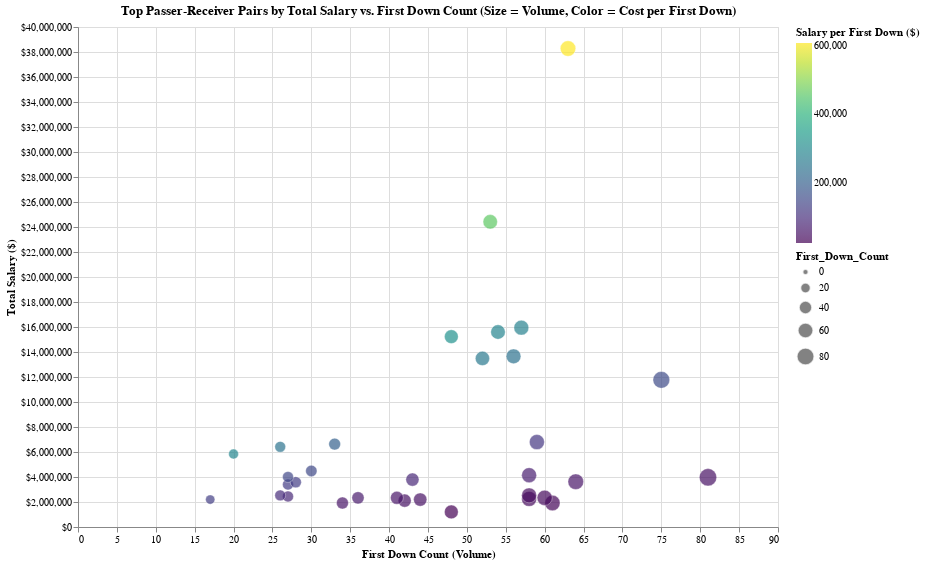

Notebook cell for this chart:
### Code cell
df_plot = pair_salary_df.copy()
df_plot['salary_per_first_down_num'] = df_plot['salary_per_first_down'].replace('[\$,]', '', regex=True).astype(float)
df_plot['total_salary'] = df_plot['total_salary'].replace('[\$,]', '', regex=True).astype(float)

# Optional: a text column to use in tooltips and labels
df_plot['label'] = df_plot.apply(
    lambda row: f"{row['posteam']}: {row['passer_player_name']} & {row['receiver_player_name']}", axis=1
)

# Base chart
base = alt.Chart(df_plot).encode(
    x=alt.X('First_Down_Count:Q', title='First Down Count (Volume)'),
    y=alt.Y('total_salary:Q', title='Total Salary ($)', 
            axis=alt.Axis(format='$,.0f')),
    size=alt.Size('First_Down_Count:Q', scale=alt.Scale(range=[30, 300])),
    color=alt.Color('salary_per_first_down_num:Q', scale=alt.Scale(scheme='viridis'),
                    title='Salary per First Down ($)'),
    tooltip=[
        'posteam:N',
        'passer_player_name:N',
        'receiver_player_name:N',
        'First_Down_Count:Q',
        alt.Tooltip('total_salary:Q', format='$,.0f'),
        alt.Tooltip('salary_per_first_down_num:Q', format='$,.0f')
    ]
)

# Scatter plot
points = base.mark_circle(opacity=0.7, stroke='white', strokeWidth=0.5)

# Combine
chart = (points).properties(
    width=700,
    height=500,
    title='Top Passer-Receiver Pairs by Total Salary vs. First Down Count\n(Size = Volume, Color = Cost per First Down)'
)

chart

### Figure 1 — Vega-Lite specification as saved in the notebook (floating-point values rounded to 4 significant figures)
{"config": {"view": {"continuousWidth": 300, "continuousHeight": 300}}, "data": {"name": "data-2b4f04489cc575783f8e4398ee3addc8"}, "mark": {"type": "circle", "opacity": 0.7, "stroke": "white", "strokeWidth": 0.5}, "encoding": {"color": {"field": "salary_per_first_down_num", "scale": {"scheme": "viridis"}, "title": "Salary per First Down ($)", "type": "quantitative"}, "size": {"field": "First_Down_Count", "scale": {"range": [30, 300]}, "type": "quantitative"}, "tooltip": [{"field": "posteam", "type": "nominal"}, {"field": "passer_player_name", "type": "nominal"}, {"field": "receiver_player_name", "type": "nominal"}, {"field": "First_Down_Count", "type": "quantitative"}, {"field": "total_salary", "format": "$,.0f", "type": "quantitative"}, {"field": "salary_per_first_down_num", "format": "$,.0f", "type": "quantitative"}], "x": {"field": "First_Down_Count", "title": "First Down Count (Volume)", "type": "quantitative"}, "y": {"axis": {"format": "$,.0f"}, "field": "total_salary", "title": "Total Salary ($)", "type": "quantitative"}}, "height": 500, "title": "Top Passer-Receiver Pairs by Total Salary vs. First Down Count\n(Size = Volume, Color = Cost per First Down)", "width": 700, "$schema": "https://vega.github.io/schema/vega-lite/v5.20.1.json", "datasets": {"data-2b4f04489cc575783f8e4398ee3addc8": [{"posteam": "BAL", "passer_player_name": "Lamar Jackson", "receiver_player_name": "Zay Flowers", "First_Down_Count": 48, "passer_match": "Lamar Jackson", "receiver_match": "Zay Flowers", "passer_salary": "$225,000.00", "receiver_salary": "$978,020.00", "total_salary": 1203000.0, "salary_per_first_down": "$25,062.92", "salary_per_first_down_num": 25060.0, "label": "BAL: Lamar Jackson & Zay Flowers"}, {"posteam": "DEN", "passer_player_name": "Bo Nix", "receiver_player_name": "Courtland Sutton", "First_Down_Count": 61, "passer_match": "Bo Nix", "receiver_match": "Courtland Sutton", "passer_salary": "$795,000.00", "receiver_salary": "$1,125,000.00", "total_salary": 1920000.0, "salary_per_first_down": "$31,475.41", "salary_per_first_down_num": 31480.0, "label": "DEN: Bo Nix & Courtland Sutton"}, {"posteam": "PHI", "passer_player_name": "Jalen Hurts", "receiver_player_name": "A.J. Brown", "First_Down_Count": 58, "passer_match": "Jalen Hurts", "receiver_match": "A.J. Brown", "passer_salary": "$1,125,000.00", "receiver_salary": "$1,125,000.00", "total_salary": 2250000.0, "salary_per_first_down": "$38,793.10", "salary_per_first_down_num": 38790.0, "label": "PHI: Jalen Hurts & A.J. Brown"}, {"posteam": "TB", "passer_player_name": "Baker Mayfield", "receiver_player_name": "Mike Evans", "First_Down_Count": 60, "passer_match": "Baker Mayfield", "receiver_match": "Mike Evans", "passer_salary": "$1,125,000.00", "receiver_salary": "$1,210,000.00", "total_salary": 2335000.0, "salary_per_first_down": "$38,916.67", "salary_per_first_down_num": 38920.0, "label": "TB: Baker Mayfield & Mike Evans"}, {"posteam": "HOU", "passer_player_name": "C.J. Stroud", "receiver_player_name": "Nico Collins", "First_Down_Count": 58, "passer_match": "C.J. Stroud", "receiver_match": "Nico Collins", "passer_salary": "$915,000.00", "receiver_salary": "$1,616,000.00", "total_salary": 2531000.0, "salary_per_first_down": "$43,637.93", "salary_per_first_down_num": 43640.0, "label": "HOU: C.J. Stroud & Nico Collins"}, {"posteam": "DET", "passer_player_name": "Jared Goff", "receiver_player_name": "Amon-Ra St. Brown", "First_Down_Count": 81, "passer_match": "Jared Goff", "receiver_match": "Amon-Ra St. Brown", "passer_salary": "$2,611,832.00", "receiver_salary": "$1,366,000.00", "total_salary": 3978000.0, "salary_per_first_down": "$49,109.04", "salary_per_first_down_num": 49110.0, "label": "DET: Jared Goff & Amon-Ra St. Brown"}, {"posteam": "SF", "passer_player_name": "Brock Purdy", "receiver_player_name": "George Kittle", "First_Down_Count": 44, "passer_match": "Brock Purdy", "receiver_match": "George Kittle", "passer_salary": "$985,000.00", "receiver_salary": "$1,210,000.00", "total_salary": 2195000.0, "salary_per_first_down": "$49,886.36", "salary_per_first_down_num": 49890.0, "label": "SF: Brock Purdy & George Kittle"}, {"posteam": "BUF", "passer_player_name": "Josh Allen", "receiver_player_name": "Khalil Shakir", "First_Down_Count": 42, "passer_match": "Josh Allen", "receiver_match": "Khalil Shakir", "passer_salary": "$1,125,000.00", "receiver_salary": "$985,000.00", "total_salary": 2110000.0, "salary_per_first_down": "$50,238.10", "salary_per_first_down_num": 50240.0, "label": "BUF: Josh Allen & Khalil Shakir"}, {"posteam": "NYG", "passer_player_name": "Daniel Jones", "receiver_player_name": "Malik Nabers", "First_Down_Count": 34, "passer_match": "Daniel Jones", "receiver_match": "Malik Nabers", "passer_salary": "$1,125,000.00", "receiver_salary": "$795,000.00", "total_salary": 1920000.0, "salary_per_first_down": "$56,470.59", "salary_per_first_down_num": 56470.0, "label": "NYG: Daniel Jones & Malik Nabers"}, {"posteam": "MIN", "passer_player_name": "Sam Darnold", "receiver_player_name": "Justin Jefferson", "First_Down_Count": 64, "passer_match": "Sam Darnold", "receiver_match": "Justin Jefferson", "passer_salary": "$2,500,000.00", "receiver_salary": "$1,125,000.00", "total_salary": 3625000.0, "salary_per_first_down": "$56,640.62", "salary_per_first_down_num": 56640.0, "label": "MIN: Sam Darnold & Justin Jefferson"}, {"posteam": "MIA", "passer_player_name": "Tua Tagovailoa", "receiver_player_name": "Tyreek Hill", "First_Down_Count": 41, "passer_match": "Tua Tagovailoa", "receiver_match": "Tyreek Hill", "passer_salary": "$1,125,000.00", "receiver_salary": "$1,210,000.00", "total_salary": 2335000.0, "salary_per_first_down": "$56,951.22", "salary_per_first_down_num": 56950.0, "label": "MIA: Tua Tagovailoa & Tyreek Hill"}, {"posteam": "CLE", "passer_player_name": "Jameis Winston", "receiver_player_name": "Jerry Jeudy", "First_Down_Count": 36, "passer_match": "Jameis Winston", "receiver_match": "Jerry Jeudy", "passer_salary": "$1,210,000.00", "receiver_salary": "$1,125,000.00", "total_salary": 2335000.0, "salary_per_first_down": "$64,861.11", "salary_per_first_down_num": 64860.0, "label": "CLE: Jameis Winston & Jerry Jeudy"}, {"posteam": "NYJ", "passer_player_name": "Aaron Rodgers", "receiver_player_name": "Garrett Wilson", "First_Down_Count": 58, "passer_match": "Aaron Rodgers", "receiver_match": "Garrett Wilson", "passer_salary": "$3,161,112.00", "receiver_salary": "$985,000.00", "total_salary": 4146000.0, "salary_per_first_down": "$71,484.69", "salary_per_first_down_num": 71480.0, "label": "NYJ: Aaron Rodgers & Garrett Wilson"}, {"posteam": "CHI", "passer_player_name": "Caleb Williams", "receiver_player_name": "DJ Moore", "First_Down_Count": 43, "passer_match": "Caleb Williams", "receiver_match": "D.J. Moore", "passer_salary": "$795,000.00", "receiver_salary": "$3,000,000.00", "total_salary": 3795000.0, "salary_per_first_down": "$88,255.81", "salary_per_first_down_num": 88260.0, "label": "CHI: Caleb Williams & DJ Moore"}, {"posteam": "NE", "passer_player_name": "Drake Maye", "receiver_player_name": "Hunter Henry", "First_Down_Count": 27, "passer_match": "Drake Maye", "receiver_match": "Hunter Henry", "passer_salary": "$795,000.00", "receiver_salary": "$1,650,000.00", "total_salary": 2445000.0, "salary_per_first_down": "$90,555.56", "salary_per_first_down_num": 90560.0, "label": "NE: Drake Maye & Hunter Henry"}, {"posteam": "PIT", "passer_player_name": "Russell Wilson", "receiver_player_name": "George Pickens", "First_Down_Count": 26, "passer_match": "Russell Wilson", "receiver_match": "George Pickens", "passer_salary": "$1,210,000.00", "receiver_salary": "$1,318,836.00", "total_salary": 2529000.0, "salary_per_first_down": "$97,262.92", "salary_per_first_down_num": 97260.0, "label": "PIT: Russell Wilson & George Pickens"}, {"posteam": "LAC", "passer_player_name": "Justin Herbert", "receiver_player_name": "Ladd McConkey", "First_Down_Count": 59, "passer_match": "Justin Herbert", "receiver_match": "Ladd McConkey", "passer_salary": "$6,000,000.00", "receiver_salary": "$795,000.00", "total_salary": 6795000.0, "salary_per_first_down": "$115,169.49", "salary_per_first_down_num": 115200.0, "label": "LAC: Justin Herbert & Ladd McConkey"}, {"posteam": "DAL", "passer_player_name": "Cooper Rush", "receiver_player_name": "CeeDee Lamb", "First_Down_Count": 27, "passer_match": "Cooper Rush", "receiver_match": "CeeDee Lamb", "passer_salary": "$2,250,000.00", "receiver_salary": "$1,150,000.00", "total_salary": 3400000.0, "salary_per_first_down": "$125,925.93", "salary_per_first_down_num": 125900.0, "label": "DAL: Cooper Rush & CeeDee Lamb"}, {"posteam": "JAX", "passer_player_name": "Mac Jones", "receiver_player_name": "Brian Thomas Jr.", "First_Down_Count": 28, "passer_match": "Mac Jones", "receiver_match": "Brian Thomas Jr.", "passer_salary": "$2,785,410.00", "receiver_salary": "$795,000.00", "total_salary": 3580000.0, "salary_per_first_down": "$127,871.79", "salary_per_first_down_num": 127900.0, "label": "JAX: Mac Jones & Brian Thomas Jr."}, {"posteam": "NO", "passer_player_name": "Derek Carr", "receiver_player_name": "Chris Olave", "First_Down_Count": 17, "passer_match": "Derek Carr", "receiver_match": "Chris Olave", "passer_salary": "$1,210,000.00", "receiver_salary": "$985,000.00", "total_salary": 2195000.0, "salary_per_first_down": "$129,117.65", "salary_per_first_down_num": 129100.0, "label": "NO: Derek Carr & Chris Olave"}, {"posteam": "IND", "passer_player_name": "Joe Flacco", "receiver_player_name": "Josh Downs", "First_Down_Count": 27, "passer_match": "Joe Flacco", "receiver_match": "Josh Downs", "passer_salary": "$3,000,000.00", "receiver_salary": "$1,000,930.00", "total_salary": 4001000.0, "salary_per_first_down": "$148,182.59", "salary_per_first_down_num": 148200.0, "label": "IND: Joe Flacco & Josh Downs"}, {"posteam": "GB", "passer_player_name": "Jordan Love", "receiver_player_name": "Romeo Doubs", "First_Down_Count": 30, "passer_match": "Jordan Love", "receiver_match": "Romeo Doubs", "passer_salary": "$3,500,000.00", "receiver_salary": "$985,000.00", "total_salary": 4485000.0, "salary_per_first_down": "$149,500.00", "salary_per_first_down_num": 149500.0, "label": "GB: Jordan Love & Romeo Doubs"}, {"posteam": "CIN", "passer_player_name": "Joe Burrow", "receiver_player_name": "Ja'Marr Chase", "First_Down_Count": 75, "passer_match": "Joe Burrow", "receiver_match": "Ja'Marr Chase", "passer_salary": "$10,714,982.00", "receiver_salary": "$1,055,000.00", "total_salary": 11770000.0, "salary_per_first_down": "$156,933.09", "salary_per_first_down_num": 156900.0, "label": "CIN: Joe Burrow & Ja'Marr Chase"}, {"posteam": "LV", "passer_player_name": "Gardner Minshew", "receiver_player_name": "Brock Bowers", "First_Down_Count": 33, "passer_match": "Gardner Minshew", "receiver_match": "Brock Bowers", "passer_salary": "$5,840,000.00", "receiver_salary": "$795,000.00", "total_salary": 6635000.0, "salary_per_first_down": "$201,060.61", "salary_per_first_down_num": 201100.0, "label": "LV: Gardner Minshew & Brock Bowers"}, {"posteam": "SEA", "passer_player_name": "Geno Smith", "receiver_player_name": "Jaxon Smith-Njigba", "First_Down_Count": 56, "passer_match": "Geno Smith", "receiver_match": "Jaxon Smith-Njigba", "passer_salary": "$12,700,000.00", "receiver_salary": "$955,332.00", "total_salary": 13660000.0, "salary_per_first_down": "$243,845.21", "salary_per_first_down_num": 243800.0, "label": "SEA: Geno Smith & Jaxon Smith-Njigba"}, {"posteam": "CAR", "passer_player_name": "Bryce Young", "receiver_player_name": "Adam Thielen", "First_Down_Count": 26, "passer_match": "Bryce Young", "receiver_match": "Adam Thielen", "passer_salary": "$915,000.00", "receiver_salary": "$5,500,000.00", "total_salary": 6415000.0, "salary_per_first_down": "$246,730.77", "salary_per_first_down_num": 246700.0, "label": "CAR: Bryce Young & Adam Thielen"}, {"posteam": "ATL", "passer_player_name": "Kirk Cousins", "receiver_player_name": "Drake London", "First_Down_Count": 52, "passer_match": "Kirk Cousins", "receiver_match": "Drake London", "passer_salary": "$12,500,000.00", "receiver_salary": "$985,000.00", "total_salary": 13480000.0, "salary_per_first_down": "$259,326.92", "salary_per_first_down_num": 259300.0, "label": "ATL: Kirk Cousins & Drake London"}, {"posteam": "WAS", "passer_player_name": "Jayden Daniels", "receiver_player_name": "Terry McLaurin", "First_Down_Count": 57, "passer_match": "Jayden Daniels", "receiver_match": "Terry McLaurin", "passer_salary": "$795,000.00", "receiver_salary": "$15,150,000.00", "total_salary": 15940000.0, "salary_per_first_down": "$279,736.84", "salary_per_first_down_num": 279700.0, "label": "WAS: Jayden Daniels & Terry McLaurin"}, {"posteam": "KC", "passer_player_name": "Patrick Mahomes", "receiver_player_name": "Travis Kelce", "First_Down_Count": 54, "passer_match": "Patrick Mahomes", "receiver_match": "Travis Kelce", "passer_salary": "$9,850,000.00", "receiver_salary": "$5,750,000.00", "total_salary": 15600000.0, "salary_per_first_down": "$288,888.89", "salary_per_first_down_num": 288900.0, "label": "KC: Patrick Mahomes & Travis Kelce"}, {"posteam": "TEN", "passer_player_name": "Mason Rudolph", "receiver_player_name": "Calvin Ridley", "First_Down_Count": 20, "passer_match": "Mason Rudolph", "receiver_match": "Calvin Ridley", "passer_salary": "$1,350,000.00", "receiver_salary": "$4,490,000.00", "total_salary": 5840000.0, "salary_per_first_down": "$292,000.00", "salary_per_first_down_num": 292000.0, "label": "TEN: Mason Rudolph & Calvin Ridley"}, {"posteam": "BAL", "passer_player_name": "Lamar Jackson", "receiver_player_name": "Zay Flowers", "First_Down_Count": 48, "passer_match": "Lamar Jackson", "receiver_match": "Zay Flowers", "passer_salary": "$14,250,000.00", "receiver_salary": "$978,020.00", "total_salary": 15230000.0, "salary_per_first_down": "$317,250.42", "salary_per_first_down_num": 317300.0, "label": "BAL: Lamar Jackson & Zay Flowers"}, {"posteam": "LA", "passer_player_name": "Matthew Stafford", "receiver_player_name": "Puka Nacua", "First_Down_Count": 53, "passer_match": "Matt Stafford", "receiver_match": "Puka Nacua", "passer_salary": "$23,500,000.00", "receiver_salary": "$915,000.00", "total_salary": 24420000.0, "salary_per_first_down": "$460,660.38", "salary_per_first_down_num": 460700.0, "label": "LA: Matthew Stafford & Puka Nacua"}, {"posteam": "ARI", "passer_player_name": "Kyler Murray", "receiver_player_name": "Trey McBride", "First_Down_Count": 63, "passer_match": "Kyler Murray", "receiver_match": "Trey McBride", "passer_salary": "$37,000,000.00", "receiver_salary": "$1,277,696.00", "total_salary": 38280000.0, "salary_per_first_down": "$607,582.48", "salary_per_first_down_num": 607600.0, "label": "ARI: Kyler Murray & Trey McBride"}]}}
